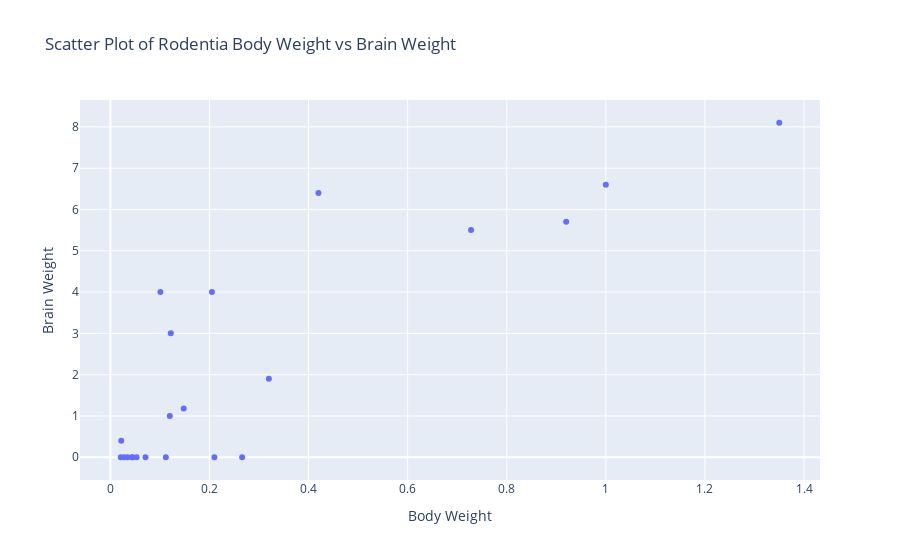

Write notebook code for a chart like this one.
### Markdown cell above
• Let's first do some plots to overview the available data

### Code cell
# Filter the DataFrame for Rodentias
rodentia_df = df[df['Order'] == "Rodentia"]

# Create a scatter plot using Plotly Express
fig = px.scatter(rodentia_df, x='BodyWt', y='BrainWt', title='Scatter Plot of Rodentia Body Weight vs Brain Weight', 
                 labels={'BodyWt': 'Body Weight', 'BrainWt': 'Brain Weight'})

# Show the plot
fig.show()

### Figure 1 — Plotly figure (JSON) as saved in the notebook; plotly's stock layout.template omitted (floating-point values rounded to 4 significant figures)
{"data": [{"hovertemplate": "Body Weight=%{x}<br>Brain Weight=%{y}<extra></extra>", "legendgroup": "", "marker": {"color": "#636efa", "symbol": "circle"}, "mode": "markers", "name": "", "orientation": "v", "showlegend": false, "type": "scatter", "x": [1, 0.044, 0.92, 0.42, 0.148, 0.021, 0.21, 0.112, 0.12, 0.205, 0.728, 0.022, 0.32, 0.122, 0.053, 1.35, 0.028, 0.266, 0.101, 0.045, 0.035, 0.071], "xaxis": "x", "y": [6.6, 0, 5.7, 6.4, 1.18, 0, 0, 0, 1, 4, 5.5, 0.4, 1.9, 3, 0, 8.1, 0, 0, 4, 0, 0, 0], "yaxis": "y"}], "layout": {"legend": {"tracegroupgap": 0}, "title": {"text": "Scatter Plot of Rodentia Body Weight vs Brain Weight"}, "xaxis": {"anchor": "y", "domain": [0, 1], "title": {"text": "Body Weight"}}, "yaxis": {"anchor": "x", "domain": [0, 1], "title": {"text": "Brain Weight"}}}}
